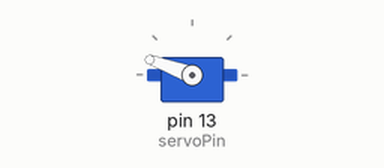
A sketch run on a simulated Arduino Uno, built with avr-gcc and run on an emulated ATmega328P. Shown: servo.

Above: at 0.05 s.
At 22.55 s:
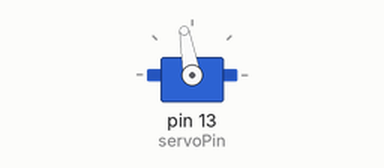
Timing chart, 0 to 29.4 s (numbered marks = the images above):
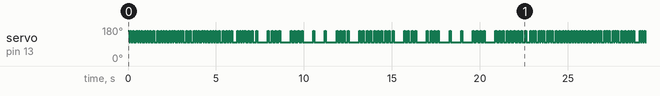

The sketch:

ServoDrummer.ino
```cpp
#include <Servo.h>

#define MAX_SCORE_SIZE 300

int servoPin = 13;
Servo servo;


int initialAngle = 90; // servo position in degrees

// Beats
int full = 600;
int half = full / 2;
int quarter = half / 2;
int eighth = quarter / 2;

int tuneShuffle = 1;

void setup() {
  servo.attach(servoPin);
  servo.write(initialAngle);
}


void loop() {
  switch (tuneShuffle) {
    case 1:
      WilemTel();
      tuneShuffle++;
      break;
    case 2:
      Bolero();
      tuneShuffle++;
      break;
    default:
      tuneShuffle = 1;
      break;
  }
  delay(40);

}

void WilemTel() {
  // uninitialized array members are empty-initialized to 0
  // https://en.cppreference.com/w/c/language/array_initialization
  int beats[MAX_SCORE_SIZE] = {
    eighth, eighth, quarter,
    eighth, eighth, quarter,
    eighth, eighth, quarter,  quarter,  quarter,
    eighth, eighth, quarter,
    eighth, eighth, quarter,
    eighth, eighth, quarter,  quarter,  quarter ,
    eighth, eighth, quarter,
    eighth, eighth, quarter,
    eighth, eighth, quarter,  quarter,  quarter,
    eighth, eighth, half,
    eighth, eighth, eighth, quarter, quarter, quarter
  };
  playScore(beats);
}


void Bolero() {
  int beats[MAX_SCORE_SIZE] = {
    full, quarter, quarter, quarter,
    full, quarter, quarter, quarter,
    full, full,
    full, quarter, quarter, quarter,
    full, quarter, quarter, quarter, quarter, quarter, quarter, quarter, quarter, quarter
  };
  for (int i = 0 ; i < 2; i++) {
    playScore(beats);
  }
}

void doBeat() {
  int delayVal = 60;
  servo.write(160); //down
  delay(delayVal);
  servo.write(100); //up
  //  delay(delayVal);
}


void playScore(int (&beatsArray)[MAX_SCORE_SIZE] ) {
  // (sizeof(beatsArray)/sizeof(int))-1
  //will always be the number of items in the array
  for (int note = 0 ; note < MAX_SCORE_SIZE ; note++) {
    if (beatsArray[note] > 0) {
      doBeat();
      delay(beatsArray[note]);
    }
  }
}
```

Measured:
- by itself, servo on pin 13 (servoPin): moves between 100° and 160°, repeating every 22.6 s
